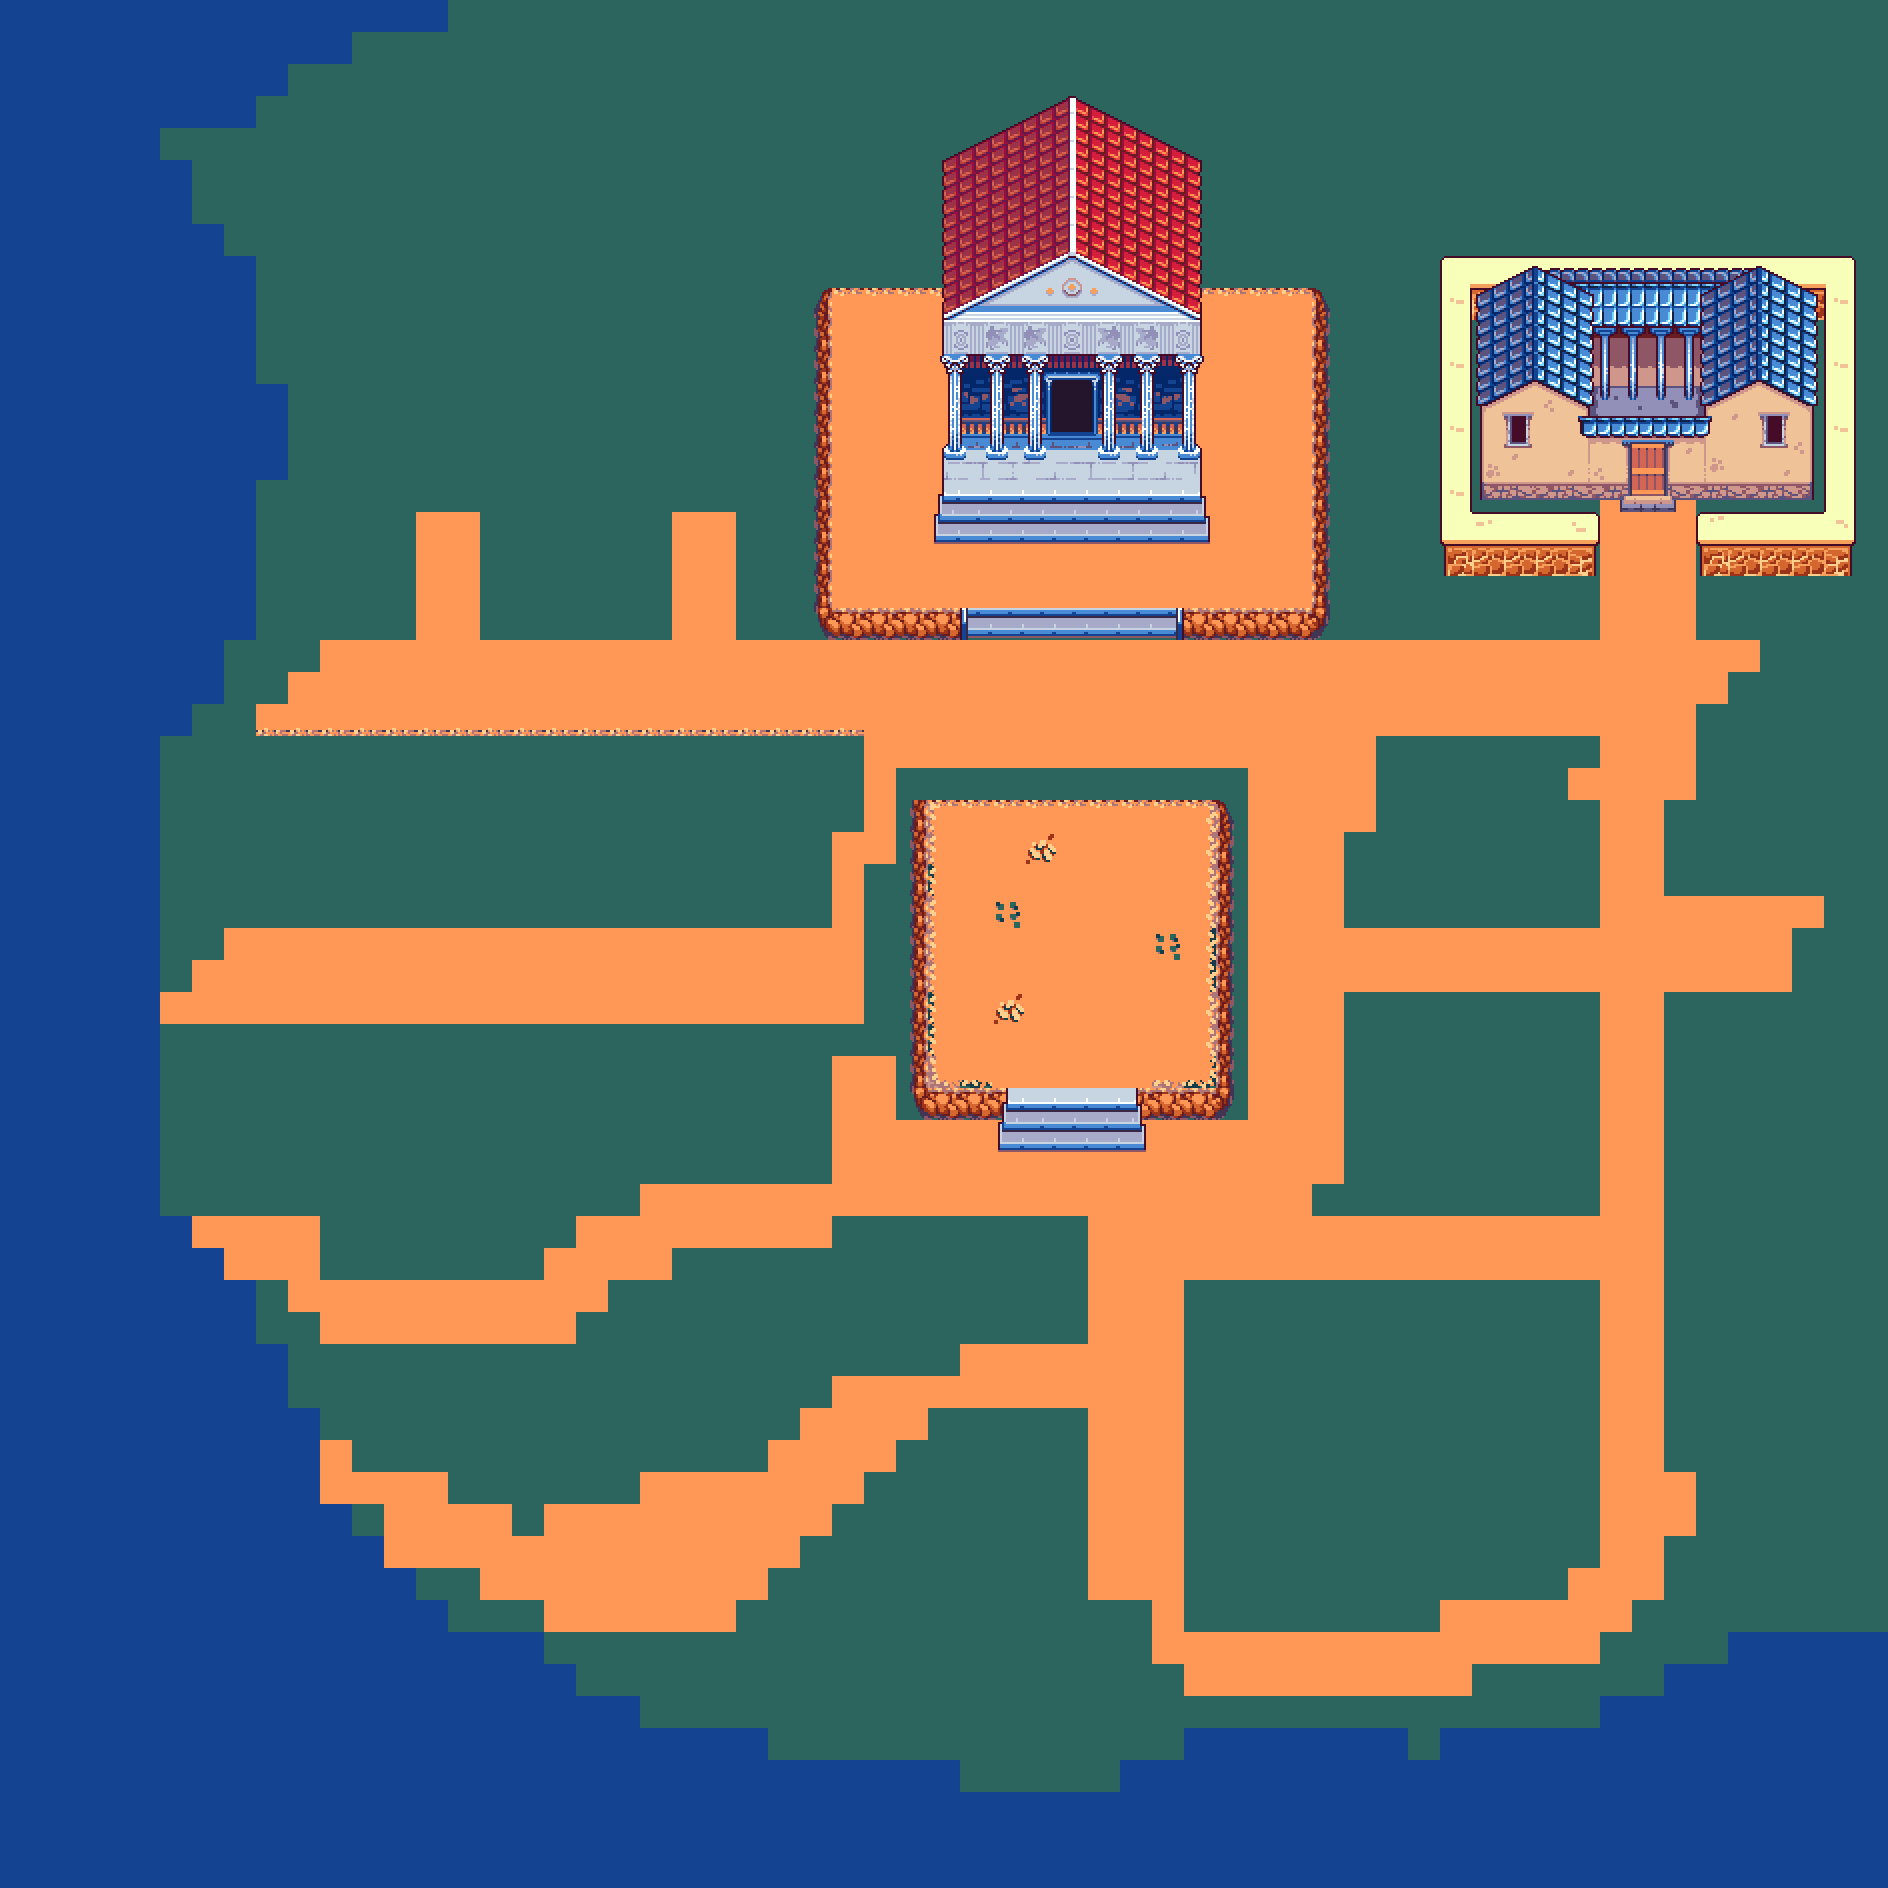

Rendered tile map (Tiled .tmx) drawn with the repository's tilesets; below, a short description and the map source with its tile grids summarised:
An orthogonal 59x59 tile map with 32x32 px tiles, 4 tile layers (Suelo, Caminos y un poco de decoracion, Elevaciones, Edificios), 2 tilesets.

<map version="1.10" tiledversion="1.12.2" orientation="orthogonal" renderorder="right-down" width="59" height="59" tilewidth="32" tileheight="32" infinite="0" nextlayerid="5" nextobjectid="1">
 <tileset firstgid="1" source="../tilesets/ancient_greeks_tileset/ancientGreekTerrain.tsx" />
 <tileset firstgid="375" source="../tilesets/ancient_greeks_tileset/ancientGreekBuilding.tsx" />
 <layer id="1" name="Suelo" width="59" height="59" locked="1">
  <data>[3481 cells, 3481 non-empty, 3 distinct tile ids]</data>
 </layer>
 <layer id="2" name="Caminos y un poco de decoracion" width="59" height="59">
  <data>[3481 cells, 906 non-empty, 13 distinct tile ids]</data>
 </layer>
 <layer id="4" name="Elevaciones" width="59" height="59">
  <data>[3481 cells, 157 non-empty, 28 distinct tile ids]</data>
 </layer>
 <layer id="3" name="Edificios" width="59" height="59">
  <data>[3481 cells, 238 non-empty, 238 distinct tile ids]</data>
 </layer>
</map>
